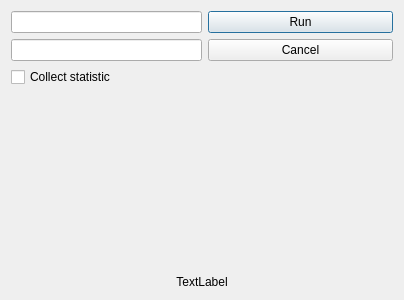
<?xml version="1.0" encoding="UTF-8"?>
<ui version="4.0">
 <class>Run_Scenario</class>
 <widget class="QDialog" name="Run_Scenario">
  <property name="geometry">
   <rect>
    <x>0</x>
    <y>0</y>
    <width>404</width>
    <height>300</height>
   </rect>
  </property>
  <property name="windowTitle">
   <string>Dialog</string>
  </property>
  <layout class="QVBoxLayout" name="verticalLayout">
   <item>
    <layout class="QHBoxLayout" name="horizontalLayout">
     <property name="spacing">
      <number>0</number>
     </property>
     <item>
      <widget class="QStackedWidget" name="input_stackedWidget">
       <property name="currentIndex">
        <number>0</number>
       </property>
       <widget class="QWidget" name="page">
        <layout class="QVBoxLayout" name="verticalLayout_3">
         <property name="spacing">
          <number>6</number>
         </property>
         <property name="leftMargin">
          <number>0</number>
         </property>
         <property name="topMargin">
          <number>0</number>
         </property>
         <property name="rightMargin">
          <number>0</number>
         </property>
         <property name="bottomMargin">
          <number>0</number>
         </property>
         <item>
          <widget class="QLineEdit" name="remoteip_LineEdit"/>
         </item>
         <item>
          <widget class="QLineEdit" name="service_lineEdit"/>
         </item>
         <item>
          <widget class="QCheckBox" name="collect_stat_checkBox">
           <property name="text">
            <string>Collect statistic</string>
           </property>
          </widget>
         </item>
         <item>
          <spacer name="verticalSpacer_2">
           <property name="orientation">
            <enum>Qt::Vertical</enum>
           </property>
           <property name="sizeHint" stdset="0">
            <size>
             <width>20</width>
             <height>40</height>
            </size>
           </property>
          </spacer>
         </item>
        </layout>
       </widget>
       <widget class="QWidget" name="page_2"/>
      </widget>
     </item>
     <item>
      <layout class="QVBoxLayout" name="verticalLayout_2">
       <property name="spacing">
        <number>6</number>
       </property>
       <property name="sizeConstraint">
        <enum>QLayout::SetDefaultConstraint</enum>
       </property>
       <item>
        <widget class="QStackedWidget" name="buttons_stackedWidget">
         <property name="sizePolicy">
          <sizepolicy hsizetype="Preferred" vsizetype="Preferred">
           <horstretch>0</horstretch>
           <verstretch>0</verstretch>
          </sizepolicy>
         </property>
         <property name="autoFillBackground">
          <bool>false</bool>
         </property>
         <property name="frameShape">
          <enum>QFrame::NoFrame</enum>
         </property>
         <property name="frameShadow">
          <enum>QFrame::Plain</enum>
         </property>
         <property name="lineWidth">
          <number>1</number>
         </property>
         <property name="midLineWidth">
          <number>0</number>
         </property>
         <property name="currentIndex">
          <number>0</number>
         </property>
         <widget class="QWidget" name="page_3">
          <property name="sizePolicy">
           <sizepolicy hsizetype="Preferred" vsizetype="Preferred">
            <horstretch>0</horstretch>
            <verstretch>0</verstretch>
           </sizepolicy>
          </property>
          <layout class="QVBoxLayout" name="verticalLayout_4">
           <property name="spacing">
            <number>6</number>
           </property>
           <property name="sizeConstraint">
            <enum>QLayout::SetDefaultConstraint</enum>
           </property>
           <property name="leftMargin">
            <number>6</number>
           </property>
           <property name="topMargin">
            <number>0</number>
           </property>
           <property name="rightMargin">
            <number>0</number>
           </property>
           <property name="bottomMargin">
            <number>0</number>
           </property>
           <item>
            <widget class="QPushButton" name="run_button">
             <property name="text">
              <string>Run</string>
             </property>
            </widget>
           </item>
           <item>
            <widget class="QPushButton" name="cancel_Button">
             <property name="text">
              <string>Cancel</string>
             </property>
            </widget>
           </item>
           <item>
            <spacer name="verticalSpacer_3">
             <property name="orientation">
              <enum>Qt::Vertical</enum>
             </property>
             <property name="sizeHint" stdset="0">
              <size>
               <width>20</width>
               <height>40</height>
              </size>
             </property>
            </spacer>
           </item>
          </layout>
         </widget>
         <widget class="QWidget" name="page_4">
          <layout class="QVBoxLayout" name="verticalLayout_5">
           <property name="topMargin">
            <number>0</number>
           </property>
           <property name="rightMargin">
            <number>0</number>
           </property>
           <property name="bottomMargin">
            <number>0</number>
           </property>
           <item>
            <widget class="QPushButton" name="stop_button">
             <property name="text">
              <string>Stop</string>
             </property>
            </widget>
           </item>
           <item>
            <spacer name="verticalSpacer_4">
             <property name="orientation">
              <enum>Qt::Vertical</enum>
             </property>
             <property name="sizeHint" stdset="0">
              <size>
               <width>20</width>
               <height>40</height>
              </size>
             </property>
            </spacer>
           </item>
          </layout>
         </widget>
        </widget>
       </item>
       <item>
        <spacer name="verticalSpacer">
         <property name="orientation">
          <enum>Qt::Vertical</enum>
         </property>
         <property name="sizeHint" stdset="0">
          <size>
           <width>20</width>
           <height>40</height>
          </size>
         </property>
        </spacer>
       </item>
      </layout>
     </item>
    </layout>
   </item>
   <item>
    <widget class="QLabel" name="load_label">
     <property name="text">
      <string>TextLabel</string>
     </property>
     <property name="alignment">
      <set>Qt::AlignCenter</set>
     </property>
    </widget>
   </item>
  </layout>
 </widget>
 <resources/>
 <connections/>
</ui>
